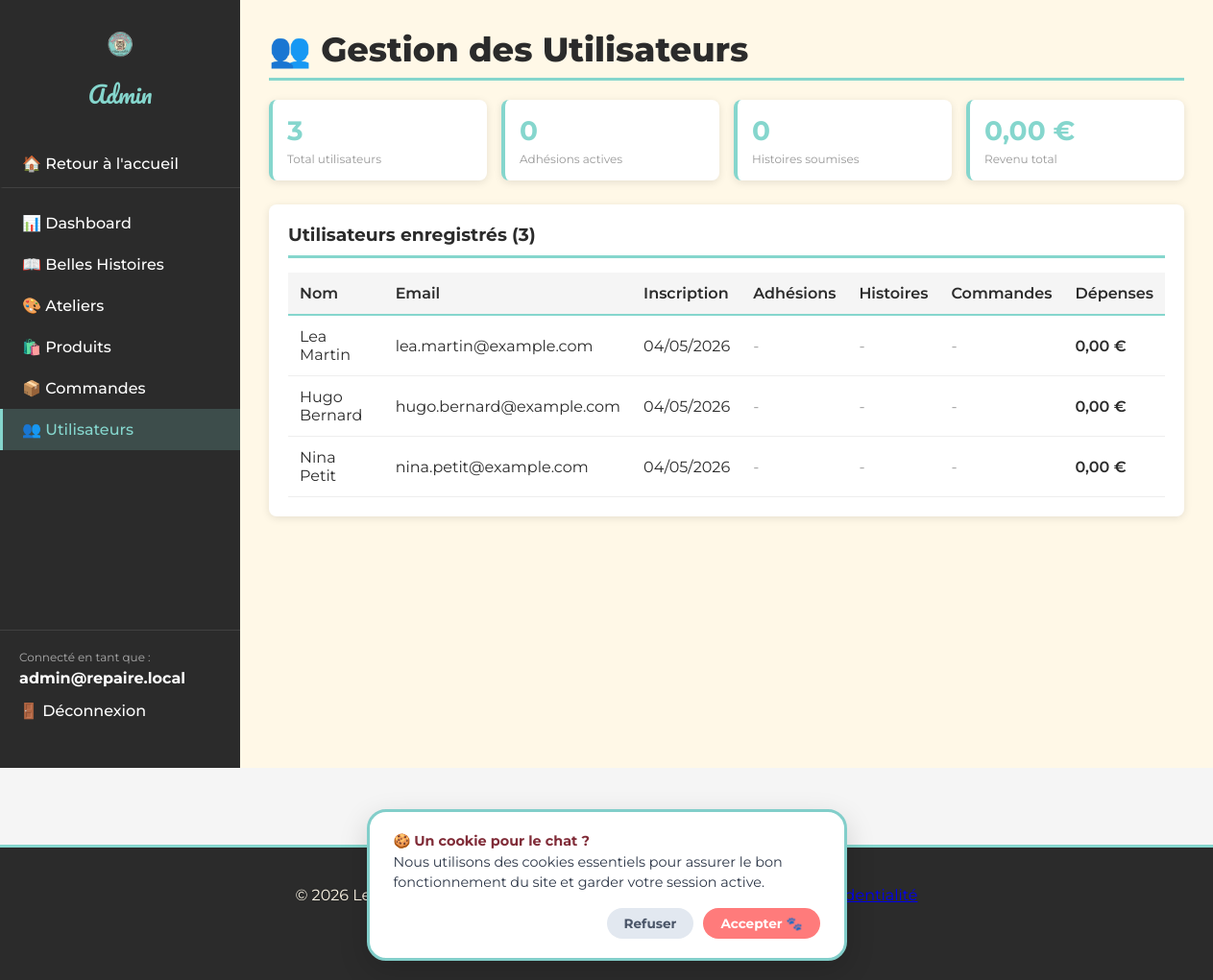
/admin/utilisateurs.php (signed in), run on the app's committed database.
### tables this page shows
CREATE TABLE `utilisateurs` (
  `id` int NOT NULL AUTO_INCREMENT,
  `nom` varchar(100) NOT NULL,
  `prenom` varchar(100) NOT NULL,
  `email` varchar(190) NOT NULL,
  `mot_de_passe` varchar(255) NOT NULL,
  `date_inscription` datetime NOT NULL DEFAULT CURRENT_TIMESTAMP,
  PRIMARY KEY (`id`),
  UNIQUE KEY `email` (`email`)
);

### public/admin/utilisateurs.php (the view, shortened to what this page needs)
<?php
$pdo = getPDO();
$stmt = $pdo->prepare('
    SELECT
        u.id,
        u.nom,
        u.prenom,
        u.email,
        u.date_inscription,
        COALESCE(a.nb_adhesions, 0) as nb_adhesions,
        COALESCE(h.nb_histoires, 0) as nb_histoires,
        COALESCE(c.nb_commandes, 0) as nb_commandes,
        COALESCE(c.total_depenses, 0) as total_depenses
    FROM utilisateurs u
    LEFT JOIN (
        SELECT utilisateur_id, COUNT(id) as nb_adhesions
        FROM adhesions
        GROUP BY utilisateur_id
    ) a ON u.id = a.utilisateur_id
    LEFT JOIN (
        SELECT utilisateur_id, COUNT(id) as nb_histoires
        FROM belles_histoires
        GROUP BY utilisateur_id
    ) h ON u.id = h.utilisateur_id
    LEFT JOIN (
        SELECT
            utilisateur_id,
            COUNT(id) as nb_commandes,
            SUM(montant_total) as total_depenses
        FROM commandes
        WHERE statut = "payee"
        GROUP BY utilisateur_id
    ) c ON u.id = c.utilisateur_id
    ORDER BY u.date_inscription DESC
');
$stmt->execute();
$utilisateurs = $stmt->fetchAll(PDO::FETCH_ASSOC);
$total_utilisateurs = count($utilisateurs);
$total_adhesions = array_sum(array_column($utilisateurs, 'nb_adhesions'));
$total_histoires = array_sum(array_column($utilisateurs, 'nb_histoires'));
$total_revenus   = array_sum(array_column($utilisateurs, 'total_depenses'));
?>
<!DOCTYPE html>
<html lang="fr">
<head>
    <link rel="stylesheet" href="../css/style.css">
</head>
<body>
    <div class="admin-container">
        <aside class="admin-sidebar">
            <div class="admin-logo">
                <img src="../images/logo.png" alt="Logo">
                <h2>Admin</h2>
            </div>
            <ul class="admin-menu">
                <li><a href="../index.php" style="color: #FE7B7E; font-weight: 700; border-bottom: 1px solid rgba(255, 255, 255, 0.1); padding-bottom: 15px; margin-bottom: 15px;">🏠 Retour à l'accueil</a></li>
                <li><a href="dashboard.php">📊 Dashboard</a></li>
                <li><a href="moderer-histoires.php">📖 Belles Histoires</a></li>
                <li><a href="ateliers.php">🎨 Ateliers</a></li>
                <li><a href="produits.php">🛍️ Produits</a></li>
                <li><a href="commandes.php">📦 Commandes</a></li>
                <li><a href="utilisateurs.php" class="active">👥 Utilisateurs</a></li>
            </ul>
            <div class="admin-user-info">
                <p>Connecté en tant que :</p>
                <strong><?php echo htmlspecialchars($_SESSION['admin_email'] ?? 'Admin', ENT_QUOTES, 'UTF-8'); ?></strong>
                <a href="../logout.php">🚪 Déconnexion</a>
            </div>
        </aside>
        <main class="admin-main">
            <h1>👥 Gestion des Utilisateurs</h1>
            <div class="stat-grid">
                <div class="stat-card">
                    <div class="stat-value"><?php echo $total_utilisateurs; ?></div>
                    <div class="stat-label">Total utilisateurs</div>
                </div>
                <div class="stat-card">
                    <div class="stat-value"><?php echo $total_adhesions; ?></div>
                    <div class="stat-label">Adhésions actives</div>
                </div>
                <div class="stat-card">
                    <div class="stat-value"><?php echo $total_histoires; ?></div>
                    <div class="stat-label">Histoires soumises</div>
                </div>
                <div class="stat-card">
                    <div class="stat-value"><?php echo number_format((float)$total_revenus, 2, ',', ' '); ?> €</div>
                    <div class="stat-label">Revenu total</div>
                </div>
            </div>
            <div class="section-table">
                <h3 style="margin-top: 0; color: #2B2B2B; border-bottom: 3px solid #85D6CD; padding-bottom: 10px;">
                    Utilisateurs enregistrés (<?php echo $total_utilisateurs; ?>)
                </h3>
                <?php if (empty($utilisateurs)): ?>
                    <p style="color: #666; text-align: center; padding: 40px 20px;">Aucun utilisateur trouvé en base de données.</p>
                <?php else: ?>
                    <table class="utilisateurs-table">
                        <thead>
                            <tr>
                                <th>Nom</th>
                                <th>Email</th>
                                <th>Inscription</th>
                                <th>Adhésions</th>
                                <th>Histoires</th>
                                <th>Commandes</th>
                                <th>Dépenses</th>
                            </tr>
                        </thead>
                        <tbody>
                            <?php foreach ($utilisateurs as $user): ?>
                                <tr>
                                    <td><?php echo htmlspecialchars(($user['prenom'] ?? '') . ' ' . ($user['nom'] ?? ''), ENT_QUOTES, 'UTF-8'); ?></td>
                                    <td><?php echo htmlspecialchars($user['email'] ?? '', ENT_QUOTES, 'UTF-8'); ?></td>
                                    <td>
                                        <?php
                                            $date = !empty($user['date_inscription']) ? date_create($user['date_inscription']) : false;
                                            echo $date ? date_format($date, 'd/m/Y') : 'N/A';
                                        ?>
                                    </td>
                                    <td>
                                        <?php if ($user['nb_adhesions'] > 0): ?>
                                            <span class="badge"><?php echo (int)$user['nb_adhesions']; ?> ✓</span>
                                        <?php else: ?>
                                            <span style="color: #999;">-</span>
                                        <?php endif; ?>
                                    </td>
                                    <td>
                                        <?php if ($user['nb_histoires'] > 0): ?>
                                            <span class="badge" style="background: #FE7B7E;"><?php echo (int)$user['nb_histoires']; ?></span>
                                        <?php else: ?>
                                            <span style="color: #999;">-</span>
                                        <?php endif; ?>
                                    </td>
                                    <td>
                                        <?php if ($user['nb_commandes'] > 0): ?>
                                            <span class="badge" style="background: #2B2B2B;"><?php echo (int)$user['nb_commandes']; ?></span>
                                        <?php else: ?>
                                            <span style="color: #999;">-</span>
                                        <?php endif; ?>
                                    </td>
                                    <td style="font-weight: 600;"><?php echo number_format((float)$user['total_depenses'], 2, ',', ' '); ?> €</td>
                                </tr>
                            <?php endforeach; ?>
                        </tbody>
                    </table>
                <?php endif; ?>
            </div>
        </main>
    </div>
    <?php
    if (file_exists(__DIR__ . '/../../includes/footer.php')) {
        require_once __DIR__ . '/../../includes/footer.php';
    }
    ?>
</body>
</html>

### public/css/style.css (style rules this page uses)
:root { --creme: #FFF8E7; --vert-menthe: #85D6CD; --rose-corail: #FE7B7E; --gris-fonce: #2B2B2B; }
* { margin: 0; padding: 0; box-sizing: border-box; }
html, body { background-color: var(--creme); color: var(--gris-fonce); font-family: 'Montserrat', sans-serif; min-height: 100vh; }
:where(a, button, input, select, textarea):focus-visible { outline: 3px solid var(--gris-fonce); outline-offset: 3px; }
aside, .sidebar, [class*="sidebar"], [class*="admin-menu"] { background-color: var(--gris-fonce) !important; }
.admin-container, .admin-wrapper { background-color: var(--creme) !important; }
.admin-card h2, .admin-container h1, .admin-wrapper h1 { font-family: 'Montserrat', sans-serif !important; font-weight: 800 !important; color: var(--gris-fonce) !important; font-size: 2.2rem !important; border-bottom: 3px solid var(--vert-menthe) !important; padding-bottom: 8px; margin-bottom: 20px; text-align: left !important; }
.sidebar a, .admin-sidebar a, nav.admin-nav a { font-family: 'Montserrat', sans-serif !important; font-weight: 500 !important; font-size: 1rem !important; color: #FFFFFF !important; text-transform: none !important; }
.sidebar a:hover, .admin-sidebar a.active { color: var(--vert-menthe) !important; background-color: rgba(255, 255, 255, 0.05); }

### public/admin/utilisateurs.php (style rules this page uses)
* { margin: 0; padding: 0; box-sizing: border-box; }
body { font-family: 'Montserrat', sans-serif; background: #F5F5F5; }
.admin-container { display: flex; min-height: 100vh; }
.admin-sidebar { width: 250px; background: #2B2B2B; color: white; padding: 30px 0; position: fixed; height: 100vh; overflow-y: auto; display: flex; flex-direction: column; }
.admin-logo { padding: 0 20px; margin-bottom: 30px; text-align: center; }
.admin-logo img { max-width: 60px; margin-bottom: 10px; }
.admin-logo h2 { font-family: 'Pacifico', cursive; color: #85D6CD; font-size: 1.5rem; font-weight: normal; }
.admin-menu { list-style: none; }
.admin-menu a { display: block; padding: 12px 20px; color: #ccc; text-decoration: none; transition: all 0.3s; border-left: 3px solid transparent; }
.admin-menu a.active { background: rgba(133, 214, 205, 0.2); color: #85D6CD; border-left-color: #85D6CD; font-weight: 700; }
.admin-user-info { padding: 20px; border-top: 1px solid rgba(255, 255, 255, 0.1); margin-top: auto; width: 100%; }
.admin-user-info p { margin: 0 0 5px 0; font-size: 12px; color: #aaa; }
.admin-user-info strong { display: block; margin-bottom: 15px; color: white; word-break: break-all; }
.admin-user-info a { display: block; color: #FE7B7E; text-decoration: none; font-weight: 600; font-size: 0.9rem; }
.admin-main { flex: 1; margin-left: 250px; padding: 30px; }
.admin-main h1 { font-size: 1.8rem; color: #2B2B2B; margin-bottom: 20px; }
.stat-grid { display: grid; grid-template-columns: repeat(auto-fit, minmax(150px, 1fr)); gap: 15px; margin-bottom: 25px; }
.stat-card { background: white; padding: 15px; border-radius: 8px; box-shadow: 0 2px 8px rgba(0,0,0,0.1); border-left: 4px solid #85D6CD; }
.stat-value { font-size: 28px; font-weight: 700; color: #85D6CD; }
.stat-label { font-size: 12px; color: #999; margin-top: 5px; }
.section-table { background: white; padding: 20px; border-radius: 8px; box-shadow: 0 2px 8px rgba(0,0,0,0.1); overflow-x: auto; }
.utilisateurs-table { width: 100%; border-collapse: collapse; margin-top: 15px; }
.utilisateurs-table thead { background: #f5f5f5; }
.utilisateurs-table th { padding: 12px; text-align: left; font-weight: 600; color: #2B2B2B; border-bottom: 2px solid #85D6CD; }
.utilisateurs-table td { padding: 12px; border-bottom: 1px solid #eee; }

### data on the page
utilisateurs: prenom+nom "Lea Martin", email "lea.martin@example.com", date_inscription "04/05/2026", total_depenses "0,00"
utilisateurs: prenom+nom "Hugo Bernard", email "hugo.bernard@example.com", date_inscription "04/05/2026", total_depenses "0,00"
utilisateurs: prenom+nom "Nina Petit", email "nina.petit@example.com", date_inscription "04/05/2026", total_depenses "0,00"

### other printed values
$_SESSION['admin_email'] "admin@repaire.local"
$total_utilisateurs "3"
$total_adhesions "0"
$total_histoires "0"
$total_revenus "0,00"
